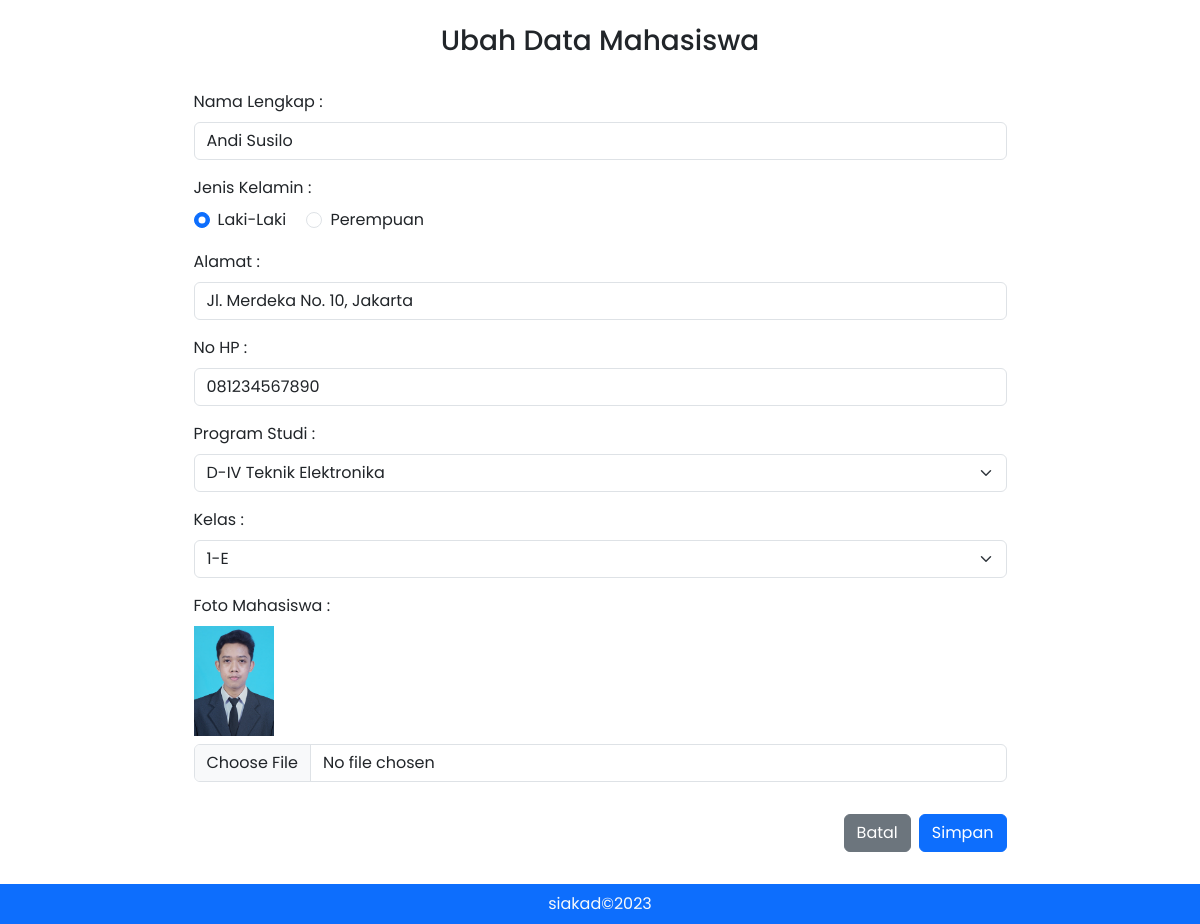
The page /view/ubahMhs.php?nim=1234567891 on the database its author committed.
### tables this page shows
CREATE TABLE `mahasiswa` (
  `nim` varchar(10) NOT NULL,
  `nama_lengkap` varchar(100) NOT NULL,
  `jen_kel` varchar(10) NOT NULL,
  `alamat` varchar(100) NOT NULL,
  `no_hp` varchar(15) NOT NULL,
  `kode_prodi` varchar(10) NOT NULL,
  `kelas` varchar(3) NOT NULL,
  `foto` varchar(100) NOT NULL
);

### functions/functions.php (called while the page is built, shortened)
<?php
    $conn = mysqli_connect("localhost", "root", "", "db_siakad");
    function query($query) {
        global $conn;
        $result = mysqli_query($conn, $query);
        $rows = [];
        while ($row = mysqli_fetch_assoc($result)) {
            $rows[] = $row;
        }
        return $rows;
    }

### view/ubahMhs.php (the view, shortened to what this page needs)
<?php
require '../functions/functions.php';
$nim = $_GET["nim"];
$mhs = query("SELECT * FROM mahasiswa WHERE nim = '$nim'")[0];
$jen_kel = $mhs["jen_kel"];
$prodi = $mhs["kode_prodi"];
$kelas = $mhs["kelas"];
$prodis = query("SELECT * FROM prodi");
?>
<!DOCTYPE html>
<html lang="en">
<head>
    <link rel="stylesheet" href="../vendor/bootstrap/css/bootstrap.min.css">
    <link rel="stylesheet" href="../assets/css/style.css">
</head>
<body>
    <div class="container pb-5">
        <h3 class="mt-4 text-center">Ubah Data Mahasiswa</h3>
        <div class="container w-75 py-4">
            <form action="" method="post" enctype="multipart/form-data">
                <div class="mb-3">
                    <label for="nama" class="form-label">Nama Lengkap :</label>
                    <input type="text" class="form-control" id="nim" name="nama_lengkap" value="<?= $mhs["nama_lengkap"]; ?>" required placeholder="Masukan Nama Lengkap">
                </div>
                <div class="mb-3">
                    <label for="nama" class="form-label">Jenis Kelamin :</label><br>
                    <div class="form-check form-check-inline">
                        <input class="form-check-input" type="radio" name="jen_kel" id="laki-laki" value="Laki-Laki" <?= ($jen_kel == 'Laki-Laki') ? "checked" : "" ?> required >
                        <label class="form-check-label" for="laki-laki">Laki-Laki</label>
                    </div>
                    <div class="form-check form-check-inline">
                        <input class="form-check-input" type="radio" name="jen_kel" id="perempuan" value="Perempuan" <?= ($jen_kel == 'Perempuan') ? "checked" : ""  ?> required>
                        <label class="form-check-label" for="perempuan">Perempuan</label>
                    </div>
                </div>
                <div class="mb-3">
                    <label for="alamat" class="form-label">Alamat :</label>
                    <input type="text" class="form-control" id="alamat" name="alamat" value="<?= $mhs["alamat"]; ?>" required placeholder="Masukan Alamat">
                </div>
                <div class="mb-3">
                    <label for="alamat" class="form-label">No HP :</label>
                    <input type="text" class="form-control" id="alamat" name="no_hp" value="<?= $mhs["no_hp"]; ?>" required placeholder="Masukan Nomor HP">
                </div>
                <div class="mb-3">
                    <label for="prodi" class="form-label">Program Studi :</label>
                    <select class="form-select" aria-label="Default select example" id="prodi" name="prodi" required>
                        <?php foreach($prodis as $pr) : ?>
                            <?php if($prodi === $pr['kode_prodi']) :?>
                                <option value="<?= $pr['kode_prodi']?>" selected><?=$pr['nama_prodi']?></option>
                            <?php else : ?>
                                <option value="<?= $pr['kode_prodi']?>" ><?=$pr['nama_prodi']?></option>
                            <?php endif ?>
                        <?php endforeach ?>
                    </select>
                </div>
                <div class="mb-3">
                    <label for="kelas" class="form-label">Kelas :</label>
                    <select class="form-select" aria-label="Default select example" id="kelas" name="kelas" required>
                        <option value="1-E" <?= ($kelas == '1-E') ? "selected" : ""  ?>>1-E</option>
                    </select>
                </div>
                <div class="mb-3">
                    <label for="foto" class="form-label">Foto Mahasiswa :</label><br>
                    <img src="../assets/img/mhs/<?= $mhs["foto"]?>" alt="" class="mb-2 thumbnail">
                    <input class="form-control" type="file" id="foto" name="foto">
                </div>
                <div class="d-flex gap-2 justify-content-end pt-3">
                    <a href="../index.php" role="button" class="btn btn-secondary">Batal</a>
                    <button type="submit" name="submitData" class="btn btn-primary">Simpan</button>
                </div>
            </form>
        </div>
    </div>
    <footer class="container-fluid bg-primary text-center text-lg-start position-fixed bottom-0 ">
        <div class="text-center p-2">
            <a class="text-light" href="#">siakad&copy;2023</a>
        </div>
    </footer>
</body>
</html>

### assets/css/style.css (style rules this page uses)
html, body { font-family: "Poppins", sans-serif; }
a, a.nav-link { color: #212529; text-decoration: none; }
img.thumbnail { width: 80px; aspect-ratio: 1 2; }

### rows shown on the page
mahasiswa: nama_lengkap "Andi Susilo", jen_kel "☑ Laki-Laki", jen_kel "☐ Perempuan", alamat "Jl. Merdeka No. 10, Jakarta", no_hp "081234567890", kelas "1-E", foto (picture)

### other values the page prints
form field prodi "D-IV Teknik Elektronika"
